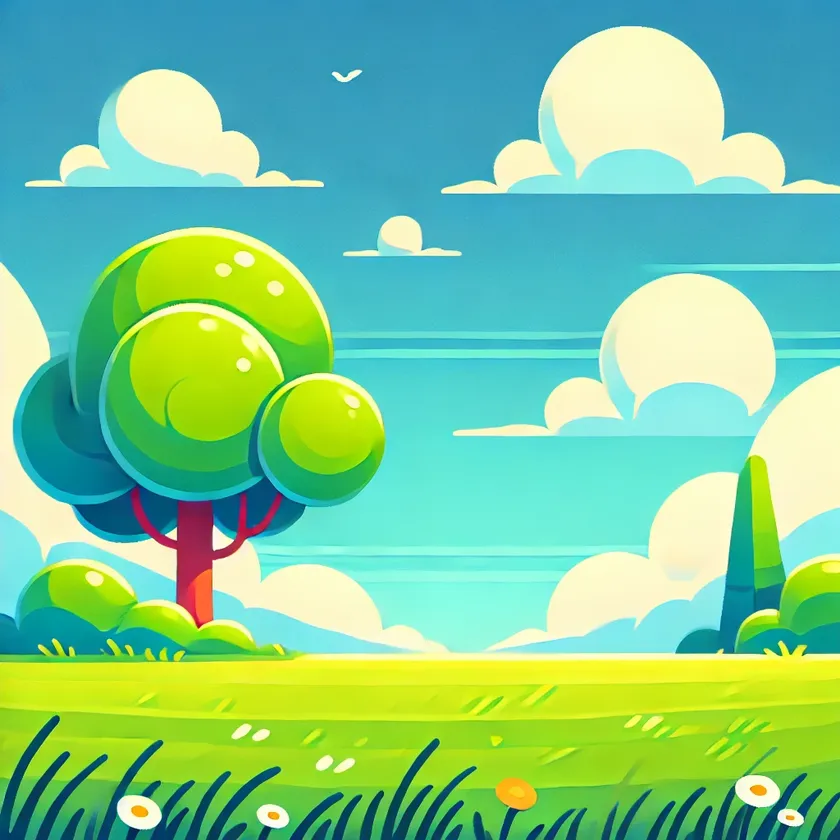
#> input picture vanacum.webp, 840 x 840 px, shrunk from 1024 x 1024 before the run
$ jupyter execute Untitled1.ipynb
#> lines starting #> are read from the running program, lines starting #| are printed output that depends on the picture
[cell 1]
import cv2
import numpy as np
import matplotlib.pyplot as plt

# Load the image in grayscale
img = cv2.imread('vanacum.webp', cv2.IMREAD_GRAYSCALE)
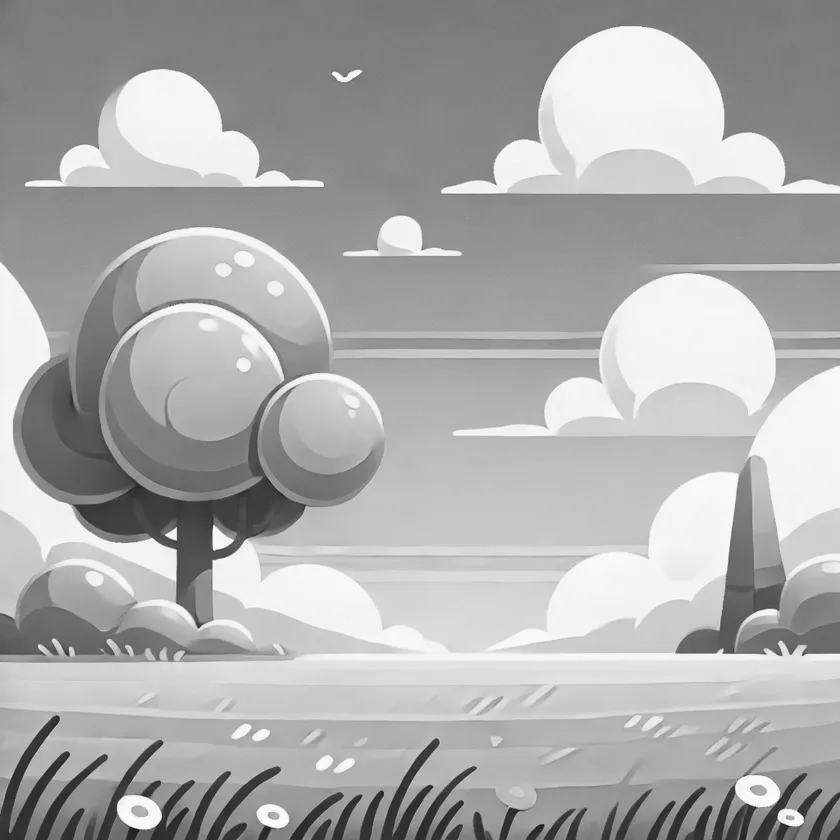
#> img: shape (840, 840); min 20, max 255, mean 172.8

# Apply Fourier Transform using numpy's FFT function
dft = np.fft.fft2(img)
dft_shift = np.fft.fftshift(dft)  # Shift the zero frequency component to the center

# Calculate the magnitude spectrum
magnitude_spectrum = 20 * np.log(np.abs(dft_shift) + 1)  # Add 1 to avoid log(0)
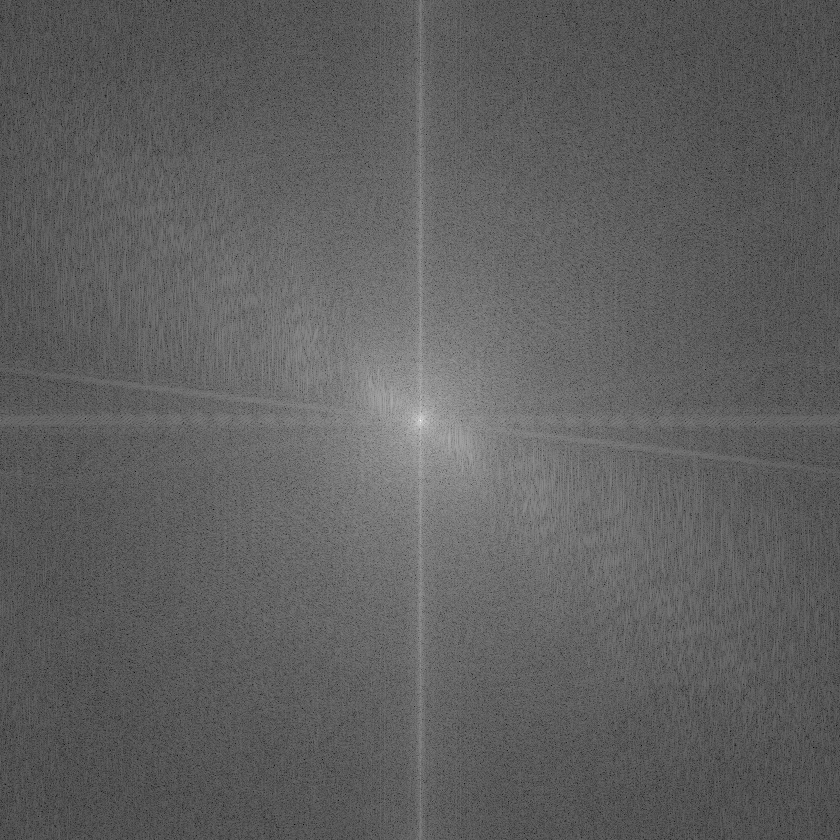
#> magnitude_spectrum: shape (840, 840) float64; min 29.15, max 372.4, mean 158.3; drawn with min black and max white

# Inverse Fourier Transform to reconstruct the image
f_ishift = np.fft.ifftshift(dft_shift)  # Shift back (inverse shift)
img_back = np.fft.ifft2(f_ishift)       # Inverse FFT
img_back = np.abs(img_back)              # Get the absolute value

# Display the results
plt.figure(figsize=(12, 6))

# Original Image
plt.subplot(1, 3, 1)
plt.title("Original Image")
plt.imshow(img, cmap='gray')
plt.axis('off')

# Magnitude Spectrum
plt.subplot(1, 3, 2)
plt.title("Magnitude Spectrum")
plt.imshow(magnitude_spectrum, cmap='gray')
plt.axis('off')

# Reconstructed Image
plt.subplot(1, 3, 3)
plt.title("Reconstructed Image")
plt.imshow(img_back, cmap='gray')
plt.axis('off')

plt.tight_layout()
plt.show()
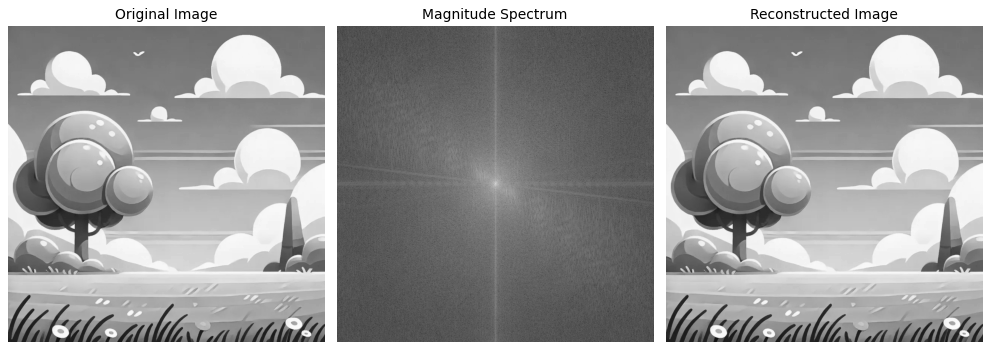
#> figure drawn by matplotlib, 3 panels
